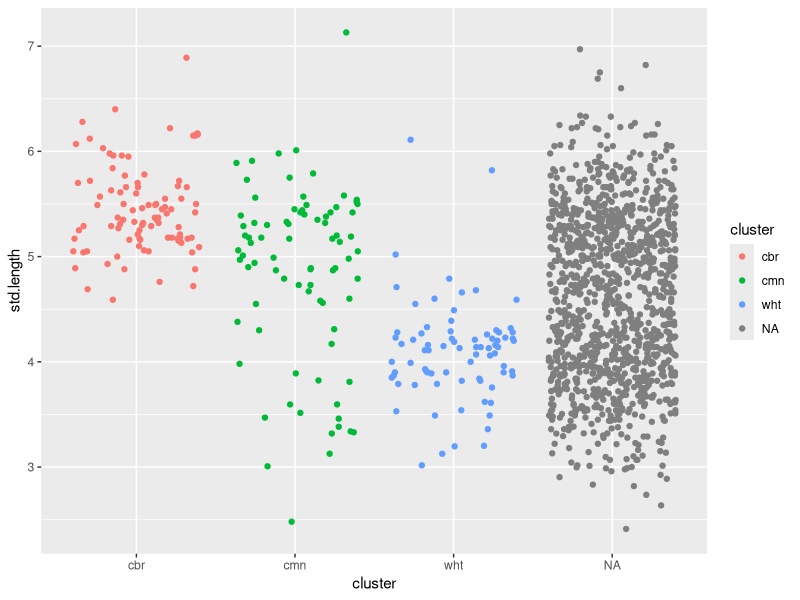
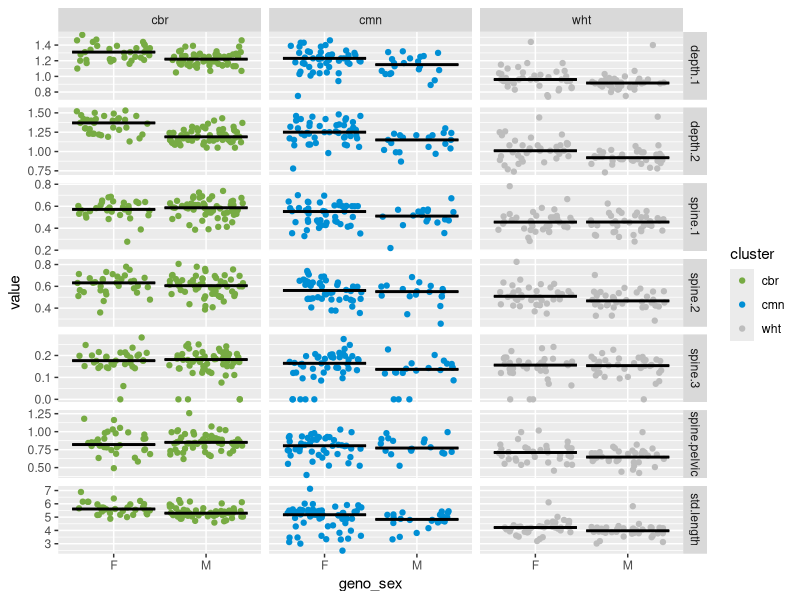
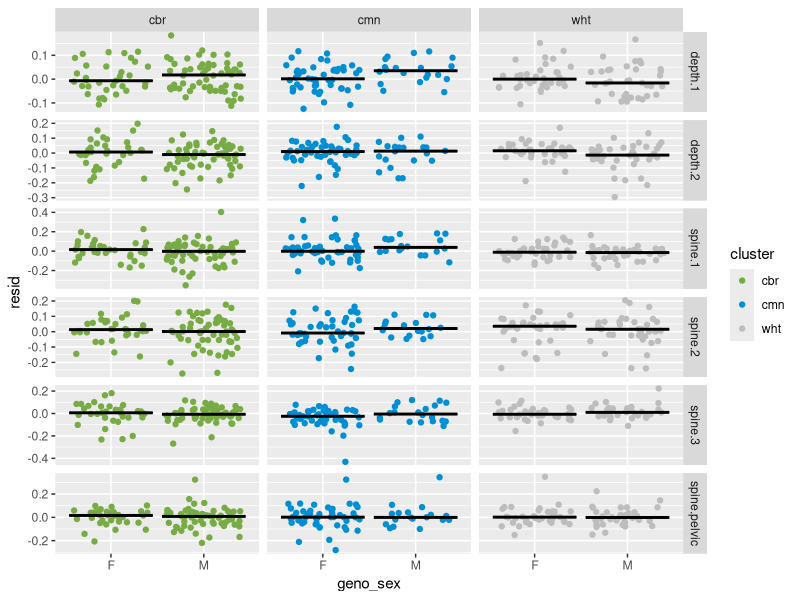

The R source for these figures, in order:
######################################################################
# Analysis of standard length and spine data
# Kieran Samuk - Apr 2016
######################################################################

######################################################################
# Libraries
######################################################################

library("dplyr")
library("tidyr")
library("ggplot2")
library("ggthemes")
library("broom")

list.files("functions", full.names = TRUE) %>% sapply(source) %>% invisible

select<- dplyr::select #allows dplyr to use select when MASS package is loaded

# the white stickleback palatte
whtstbk_palatte <- c("#77AB43", "#008FD5", "#BDBDBD")

######################################################################
# input data
######################################################################

# raw morphometrics data for 2014 (std. length, spines, landmarks)
morpho_df <- read.csv("data/whtstbk_morphometrics_all.csv")

# meta data file from genotypic analysis
meta_df <- read.csv("metadata/mega_meta.csv")

# harmonize ids
morpho_df <- morpho_df %>%
  mutate(id = paste0(population, individual) %>% gsub("CP[a-zA-Z]*", "CP", .))

# join meta data to morpho data

# prep meta data for join

meta_df <- meta_df %>%
  select(id, cluster, sex) %>%
  rename(geno_sex = sex)

# join in cluster/geno sex and remove landmark data (explored in 01_body...)
morpho_df <- left_join(morpho_df, meta_df, by = "id") %>%
  select(-matches("^[x,y]{1}\\.")) %>%
  select(-matches("^lndmrk"))

######################################################################
# standard length
######################################################################

morpho_df <- morpho_df %>%
  select(-species, -photo.id, -individual, -notes)

morpho_df %>%
  ggplot(aes(y = std.length, x = cluster, color = cluster)) +
  geom_jitter()

morpho_long <- gather(morpho_df, key = trait, value = value, -population, -year, -sex, -id, -cluster, -geno_sex)

morpho_long %>%
  filter(!is.na(cluster)) %>%
  filter(!is.na(geno_sex)) %>%
  filter(value < 10) %>%
  filter(trait != "spine.length.3") %>%
  filter(trait != "std.length.1") %>%
  ggplot(aes(y = value, x = geno_sex, color = cluster)) +
  geom_jitter() +
  stat_summary(fun.y = median, fun.ymin = median, fun.ymax = median, 
               geom = "crossbar", width = 0.9, color = "black", fatten = 2) +
  facet_grid(trait~cluster, scales = "free") +
  scale_color_manual(values = whtstbk_palatte)

######################################################################
# size correction
######################################################################

morpho_corr_long <- gather(morpho_df, key = trait, value = value, -population, -year, -sex, -id, -cluster, -geno_sex, -std.length)

morpho_corr_long <- morpho_corr_long %>%
  filter(!is.na(cluster)) %>%
  filter(!is.na(geno_sex)) %>%
  filter(!is.na(std.length)) %>%
  filter(value < 10) %>%
  filter(trait != "spine.length.3") %>%
  filter(trait != "std.length.1") 

resid <- morpho_corr_long %>%
  group_by(cluster, trait) %>%
  do(augment(lm(value ~ std.length, data=.))) %>%
  ungroup %>%
  select(.resid) %>%
  unlist %>% as.numeric

morpho_corr_long$resid_score <- resid

morpho_corr_long %>%
  ggplot(aes(y = resid, x = geno_sex, color = cluster)) +
  geom_jitter() +
  stat_summary(fun.y = median, fun.ymin = median, fun.ymax = median, 
               geom = "crossbar", width = 0.9, color = "black", fatten = 2) +
  facet_grid(trait~cluster, scales = "free") +
  scale_color_manual(values = whtstbk_palatte)



